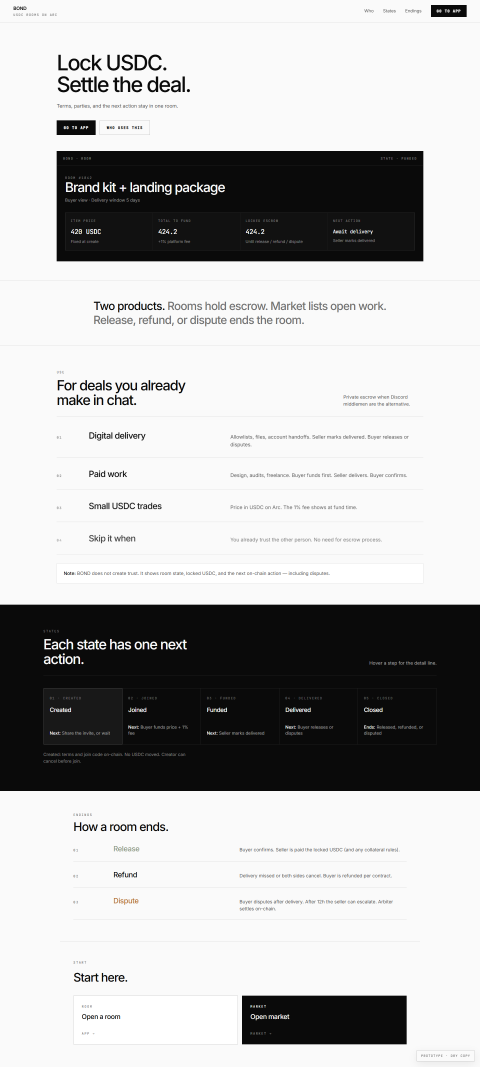
#> input picture sketches/shots/landing-full.png, 1440 x 3200 px, found by its file name (shown at 1/3 size)
$ python recrop.py
#> lines starting #> are read from the running program, lines starting #| are printed output that depends on the picture
from PIL import Image
from pathlib import Path

root = Path(r"C:\Users\rival\src\BOND\sketches\shots")
im = Image.open(root / "landing-full.png")
#> im is the input picture: PIL image 1440x3200 RGB; mean R, G, B 183.9, 183.9, 183.9
w, h = im.size
#> w = 1440; h = 3200
print("size", w, h)
#| size 1440 3200

crops = {
    "01-hero.png": (0, 0, w, 1000),
    "02-who.png": (0, 980, w, 1850),
    "03-lifecycle.png": (0, 1680, w, 2520),
    "04-endings-close.png": (0, 2450, w, h),
}
for name, box in crops.items():
    im.crop(box).save(root / name)
    print("wrote", name, box)
#> this loop made 4 passes
#> pass 1, `im.crop(box).save(root / name)`:
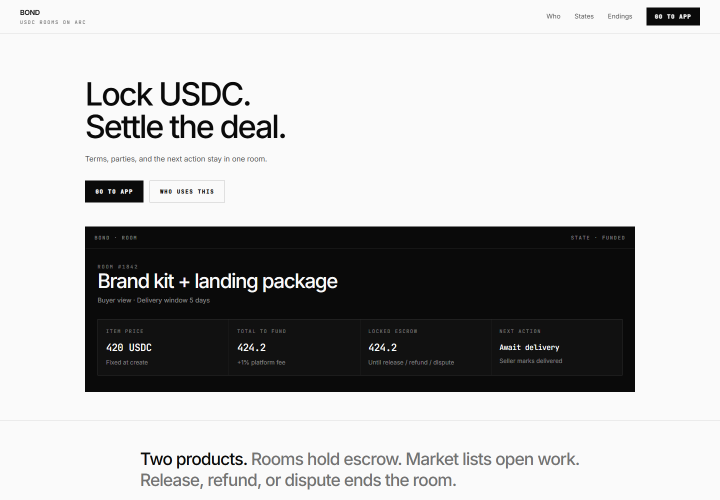
#> saved as 01-hero.png: PIL image 1440x1000 RGB (shown at 1/2 size); mean R, G, B 186.3, 186.3, 186.3
#> pass 2, `im.crop(box).save(root / name)`:
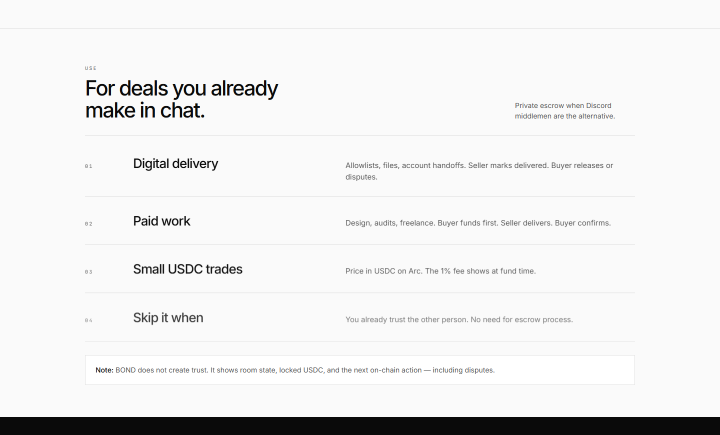
#> saved as 02-who.png: PIL image 1440x870 RGB (shown at 1/2 size); mean R, G, B 236.9, 236.9, 236.9
